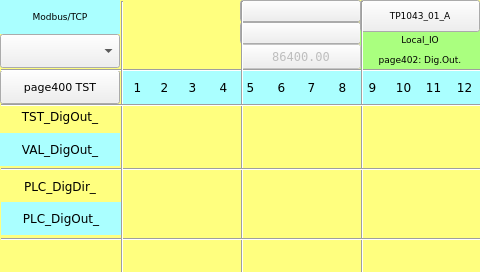
<?xml version="1.0" encoding="UTF-8"?>
<ui version="4.0">
<class>page402</class>
<widget class="QWidget" name="page402">
<property name="geometry">
<rect>
<x>0</x>
<y>0</y>
<width>480</width>
<height>272</height>
</rect>
</property>
<property name="minimumSize">
<size>
<width>480</width>
<height>272</height>
</size>
</property>
<property name="maximumSize">
<size>
<width>480</width>
<height>272</height>
</size>
</property>
<property name="windowTitle">
<string>page402</string>
</property>
<property name="styleSheet">
<string notr="true">QWidget#page402
{background-color: rgb(255, 255, 127);
}
</string>
</property>
<widget class="QLabel" name="label_Qt_Project_3">
<property name="geometry">
<rect>
<x>360</x>
<y>50</y>
<width>120</width>
<height>20</height>
</rect>
</property>
<property name="font">
<font>
<family>DejaVu Sans</family>
  <pointsize>7</pointsize>
</font>
</property>
<property name="styleSheet">
<string notr="true">background-color: rgb(170, 255, 127);</string>
</property>
<property name="text">
<string>page402: Dig.Out.</string>
</property>
<property name="alignment">
<set>Qt::AlignCenter</set>
</property>
</widget>
<widget class="QLabel" name="label_PLC_DigOut_9">
<property name="geometry">
<rect>
<x>357</x>
<y>70</y>
<width>31</width>
<height>34</height>
</rect>
</property>
<property name="font">
<font>
<family>DejaVu Sans</family>
  <pointsize>9</pointsize>
</font>
</property>
<property name="styleSheet">
<string notr="true">background-color: rgb(170, 255, 255);</string>
</property>
<property name="text">
<string>9</string>
</property>
<property name="alignment">
<set>Qt::AlignCenter</set>
</property>
</widget>
<widget class="ATCMtime" name="atcmTime">
<property name="geometry">
<rect>
<x>240</x>
<y>22</y>
<width>121</width>
<height>22</height>
</rect>
</property>
<property name="font">
<font>
<family>DejaVu Sans Mono</family>
  <pointsize>8</pointsize>
</font>
</property>
<property name="toolTip">
<string>ATCM QTime</string>
</property>
<property name="whatsThis">
<string>ATCMtime widget</string>
</property>
<property name="bgColor">
<color>
<red>170</red>
<green>255</green>
<blue>127</blue>
</color>
</property>
<property name="borderWidth">
<number>0</number>
</property>
<property name="borderRadius">
<number>0</number>
</property>
</widget>
<widget class="Line" name="line_hr_3">
<property name="geometry">
<rect>
<x>1</x>
<y>238</y>
<width>481</width>
<height>3</height>
</rect>
</property>
<property name="orientation">
<enum>Qt::Horizontal</enum>
</property>
<property name="font">
 <font>
  <family>DejaVu Sans</family>
  <pointsize>8</pointsize>
 </font>
</property>
</widget>
<widget class="Line" name="line_vt_2">
<property name="geometry">
<rect>
<x>241</x>
<y>1</y>
<width>3</width>
<height>272</height>
</rect>
</property>
<property name="orientation">
<enum>Qt::Vertical</enum>
</property>
<property name="font">
 <font>
  <family>DejaVu Sans</family>
  <pointsize>8</pointsize>
 </font>
</property>
</widget>
<widget class="QLabel" name="label_PLC_DigOut_11">
<property name="geometry">
<rect>
<x>418</x>
<y>70</y>
<width>31</width>
<height>34</height>
</rect>
</property>
<property name="font">
<font>
<family>DejaVu Sans</family>
  <pointsize>9</pointsize>
</font>
</property>
<property name="styleSheet">
<string notr="true">background-color: rgb(170, 255, 255);</string>
</property>
<property name="text">
<string>11</string>
</property>
<property name="alignment">
<set>Qt::AlignCenter</set>
</property>
</widget>
<widget class="ATCMdate" name="atcmDate">
<property name="geometry">
<rect>
<x>240</x>
<y>0</y>
<width>121</width>
<height>22</height>
</rect>
</property>
<property name="font">
<font>
<family>DejaVu Sans Mono</family>
  <pointsize>8</pointsize>
</font>
</property>
<property name="toolTip">
<string>ATCM QDate</string>
</property>
<property name="whatsThis">
<string>ATCMdate widget</string>
</property>
<property name="bgColor">
<color>
<red>170</red>
<green>255</green>
<blue>127</blue>
</color>
</property>
<property name="borderWidth">
<number>0</number>
</property>
<property name="borderRadius">
<number>0</number>
</property>
<property name="format">
<enum>ATCMdate::YYYY_MM_DD</enum>
</property>
</widget>
<widget class="QLabel" name="label_PLC_DigOut_14">
<property name="geometry">
<rect>
<x>0</x>
<y>133</y>
<width>120</width>
<height>33</height>
</rect>
</property>
<property name="font">
<font>
<family>DejaVu Sans</family>
  <pointsize>9</pointsize>
</font>
</property>
<property name="styleSheet">
<string notr="true">background-color: rgb(170, 255, 255);</string>
</property>
<property name="text">
<string>VAL_DigOut_</string>
</property>
<property name="alignment">
<set>Qt::AlignCenter</set>
</property>
</widget>
<widget class="QLabel" name="label_PLC_DigOut_7">
<property name="geometry">
<rect>
<x>296</x>
<y>70</y>
<width>31</width>
<height>34</height>
</rect>
</property>
<property name="font">
<font>
<family>DejaVu Sans</family>
  <pointsize>9</pointsize>
</font>
</property>
<property name="styleSheet">
<string notr="true">background-color: rgb(170, 255, 255);</string>
</property>
<property name="text">
<string>7</string>
</property>
<property name="alignment">
<set>Qt::AlignCenter</set>
</property>
</widget>
<widget class="QLabel" name="label_Qt_Project">
<property name="geometry">
<rect>
<x>360</x>
<y>30</y>
<width>120</width>
<height>20</height>
</rect>
</property>
<property name="font">
<font>
<family>DejaVu Sans</family>
  <pointsize>7</pointsize>
</font>
</property>
<property name="styleSheet">
<string notr="true">background-color: rgb(170, 255, 127);</string>
</property>
<property name="text">
<string>Local_IO</string>
</property>
<property name="alignment">
<set>Qt::AlignCenter</set>
</property>
</widget>
<widget class="QLabel" name="label_PLC_DigOut_8">
<property name="geometry">
<rect>
<x>327</x>
<y>70</y>
<width>31</width>
<height>34</height>
</rect>
</property>
<property name="font">
<font>
<family>DejaVu Sans</family>
  <pointsize>9</pointsize>
</font>
</property>
<property name="styleSheet">
<string notr="true">background-color: rgb(170, 255, 255);</string>
</property>
<property name="text">
<string>8</string>
</property>
<property name="alignment">
<set>Qt::AlignCenter</set>
</property>
</widget>
<widget class="Line" name="line_vt_4">
<property name="geometry">
<rect>
<x>361</x>
<y>1</y>
<width>3</width>
<height>272</height>
</rect>
</property>
<property name="orientation">
<enum>Qt::Vertical</enum>
</property>
<property name="font">
 <font>
  <family>DejaVu Sans</family>
  <pointsize>8</pointsize>
 </font>
</property>
</widget>
<widget class="QLabel" name="label_PLC_DigOut_2">
<property name="geometry">
<rect>
<x>149</x>
<y>70</y>
<width>31</width>
<height>34</height>
</rect>
</property>
<property name="font">
<font>
<family>DejaVu Sans</family>
  <pointsize>9</pointsize>
</font>
</property>
<property name="styleSheet">
<string notr="true">background-color: rgb(170, 255, 255);</string>
</property>
<property name="text">
<string>2</string>
</property>
<property name="alignment">
<set>Qt::AlignCenter</set>
</property>
</widget>
<widget class="QLabel" name="label_PLC_DigOut_12">
<property name="geometry">
<rect>
<x>449</x>
<y>70</y>
<width>31</width>
<height>34</height>
</rect>
</property>
<property name="font">
<font>
<family>DejaVu Sans</family>
  <pointsize>9</pointsize>
</font>
</property>
<property name="styleSheet">
<string notr="true">background-color: rgb(170, 255, 255);</string>
</property>
<property name="text">
<string>12</string>
</property>
<property name="alignment">
<set>Qt::AlignCenter</set>
</property>
</widget>
<widget class="QLabel" name="label_PLC_DigOut_1">
<property name="geometry">
<rect>
<x>122</x>
<y>70</y>
<width>31</width>
<height>34</height>
</rect>
</property>
<property name="font">
<font>
<family>DejaVu Sans</family>
  <pointsize>9</pointsize>
</font>
</property>
<property name="styleSheet">
<string notr="true">background-color: rgb(170, 255, 255);</string>
</property>
<property name="text">
<string>1</string>
</property>
<property name="alignment">
<set>Qt::AlignCenter</set>
</property>
</widget>
<widget class="QLabel" name="label_PLC_DigOut_6">
<property name="geometry">
<rect>
<x>266</x>
<y>70</y>
<width>31</width>
<height>34</height>
</rect>
</property>
<property name="font">
<font>
<family>DejaVu Sans</family>
  <pointsize>9</pointsize>
</font>
</property>
<property name="styleSheet">
<string notr="true">background-color: rgb(170, 255, 255);</string>
</property>
<property name="text">
<string>6</string>
</property>
<property name="alignment">
<set>Qt::AlignCenter</set>
</property>
</widget>
<widget class="QLabel" name="label_PLC_DigOut_3">
<property name="geometry">
<rect>
<x>177</x>
<y>70</y>
<width>31</width>
<height>34</height>
</rect>
</property>
<property name="font">
<font>
<family>DejaVu Sans</family>
  <pointsize>9</pointsize>
</font>
</property>
<property name="styleSheet">
<string notr="true">background-color: rgb(170, 255, 255);</string>
</property>
<property name="text">
<string>3</string>
</property>
<property name="alignment">
<set>Qt::AlignCenter</set>
</property>
</widget>
<widget class="QLabel" name="label_PLC_DigOut_10">
<property name="geometry">
<rect>
<x>388</x>
<y>70</y>
<width>31</width>
<height>34</height>
</rect>
</property>
<property name="font">
<font>
<family>DejaVu Sans</family>
  <pointsize>9</pointsize>
</font>
</property>
<property name="styleSheet">
<string notr="true">background-color: rgb(170, 255, 255);</string>
</property>
<property name="text">
<string>10</string>
</property>
<property name="alignment">
<set>Qt::AlignCenter</set>
</property>
</widget>
<widget class="QLabel" name="label_PLC_DigOut_4">
<property name="geometry">
<rect>
<x>208</x>
<y>70</y>
<width>31</width>
<height>34</height>
</rect>
</property>
<property name="font">
<font>
<family>DejaVu Sans</family>
  <pointsize>9</pointsize>
</font>
</property>
<property name="styleSheet">
<string notr="true">background-color: rgb(170, 255, 255);</string>
</property>
<property name="text">
<string>4</string>
</property>
<property name="alignment">
<set>Qt::AlignCenter</set>
</property>
</widget>
<widget class="Line" name="line_vt_1">
<property name="geometry">
<rect>
<x>121</x>
<y>1</y>
<width>3</width>
<height>272</height>
</rect>
</property>
<property name="orientation">
<enum>Qt::Vertical</enum>
</property>
<property name="font">
 <font>
  <family>DejaVu Sans</family>
  <pointsize>8</pointsize>
 </font>
</property>
</widget>
<widget class="ATCMbutton" name="atcmButton_menu">
<property name="geometry">
<rect>
<x>360</x>
<y>0</y>
<width>120</width>
<height>32</height>
</rect>
</property>
<property name="font">
<font>
<family>DejaVu Sans</family>
  <pointsize>7</pointsize>
<weight>50</weight>
<bold>false</bold>
</font>
</property>
<property name="toolTip">
<string/>
</property>
<property name="whatsThis">
<string>ATCMbutton widget</string>
</property>
<property name="pageName">
<string>menu</string>
</property>
<property name="statusvar">
<string/>
</property>
<property name="viewStatus">
<bool>false</bool>
</property>
<property name="refresh">
<number>200</number>
</property>
<property name="visibilityVar">
<string/>
</property>
<property name="bgColor">
<color>
<red>85</red>
<green>255</green>
<blue>255</blue>
</color>
</property>
<property name="borderColor">
<color>
<red>0</red>
<green>0</green>
<blue>0</blue>
</color>
</property>
<property name="text">
<string>TP1043_01_A</string>
</property>
<property name="pressText">
<string>TP1043_01_A</string>
</property>
<property name="borderWidth">
<number>1</number>
</property>
<property name="borderRadius">
<number>0</number>
</property>
<property name="apparence">
<enum>QFrame::Raised</enum>
</property>
</widget>
<widget class="Line" name="line_hr_1">
<property name="geometry">
<rect>
<x>1</x>
<y>69</y>
<width>481</width>
<height>3</height>
</rect>
</property>
<property name="orientation">
<enum>Qt::Horizontal</enum>
</property>
<property name="font">
 <font>
  <family>DejaVu Sans</family>
  <pointsize>8</pointsize>
 </font>
</property>
</widget>
<widget class="Line" name="line_hr_4">
<property name="geometry">
<rect>
<x>1</x>
<y>104</y>
<width>481</width>
<height>3</height>
</rect>
</property>
<property name="orientation">
<enum>Qt::Horizontal</enum>
</property>
<property name="font">
 <font>
  <family>DejaVu Sans</family>
  <pointsize>8</pointsize>
 </font>
</property>
</widget>
<widget class="QLabel" name="label_PLC_DigOut_5">
<property name="geometry">
<rect>
<x>235</x>
<y>70</y>
<width>31</width>
<height>34</height>
</rect>
</property>
<property name="font">
<font>
<family>DejaVu Sans</family>
  <pointsize>9</pointsize>
</font>
</property>
<property name="styleSheet">
<string notr="true">background-color: rgb(170, 255, 255);</string>
</property>
<property name="text">
<string>5</string>
</property>
<property name="alignment">
<set>Qt::AlignCenter</set>
</property>
</widget>
<widget class="QLabel" name="label_PLC_DigOut_13">
<property name="geometry">
<rect>
<x>0</x>
<y>100</y>
<width>120</width>
<height>33</height>
</rect>
</property>
<property name="font">
<font>
<family>DejaVu Sans</family>
  <pointsize>9</pointsize>
</font>
</property>
<property name="styleSheet">
<string notr="true">background-color: rgb(255, 255, 127);</string>
</property>
<property name="text">
<string>TST_DigOut_</string>
</property>
<property name="alignment">
<set>Qt::AlignCenter</set>
</property>
</widget>
<widget class="Line" name="line_hr_2">
<property name="geometry">
<rect>
<x>1</x>
<y>168</y>
<width>481</width>
<height>3</height>
</rect>
</property>
<property name="orientation">
<enum>Qt::Horizontal</enum>
</property>
<property name="font">
 <font>
  <family>DejaVu Sans</family>
  <pointsize>8</pointsize>
 </font>
</property>
</widget>
<widget class="QLabel" name="label_PLC_DigOut_16">
<property name="geometry">
<rect>
<x>0</x>
<y>170</y>
<width>120</width>
<height>33</height>
</rect>
</property>
<property name="font">
<font>
<family>DejaVu Sans</family>
  <pointsize>9</pointsize>
</font>
</property>
<property name="styleSheet">
<string notr="true">background-color: rgb(255, 255, 127);</string>
</property>
<property name="text">
<string>PLC_DigDir_</string>
</property>
<property name="alignment">
<set>Qt::AlignCenter</set>
</property>
</widget>
<widget class="QLabel" name="label_PLC_DigOut_17">
<property name="geometry">
<rect>
<x>1</x>
<y>202</y>
<width>120</width>
<height>33</height>
</rect>
</property>
<property name="font">
<font>
<family>DejaVu Sans</family>
  <pointsize>9</pointsize>
</font>
</property>
<property name="styleSheet">
<string notr="true">background-color: rgb(170, 255, 255);</string>
</property>
<property name="text">
<string>PLC_DigOut_</string>
</property>
<property name="alignment">
<set>Qt::AlignCenter</set>
</property>
</widget>
<widget class="ATCMbutton" name="atcmButton_page402_2">
<property name="geometry">
<rect>
<x>0</x>
<y>70</y>
<width>120</width>
<height>34</height>
</rect>
</property>
<property name="toolTip">
<string/>
</property>
<property name="whatsThis">
<string>ATCMbutton widget</string>
</property>
<property name="pageName">
<string>page400</string>
</property>
<property name="statusvar">
<string/>
</property>
<property name="viewStatus">
<bool>false</bool>
</property>
<property name="visibilityVar">
<string/>
</property>
<property name="bgColor">
<color>
<red>170</red>
<green>255</green>
<blue>255</blue>
</color>
</property>
<property name="text">
<string>page400 TST</string>
</property>
<property name="pressText">
<string>page400 TST</string>
</property>
<property name="borderWidth">
<number>0</number>
</property>
<property name="borderRadius">
<number>0</number>
</property>
<property name="apparence">
<enum>QFrame::Raised</enum>
</property>
<property name="font">
 <font>
  <family>DejaVu Sans</family>
  <pointsize>8</pointsize>
 </font>
</property>
</widget>
<widget class="ATCMlabel" name="atcmLabel_PLC_time">
<property name="enabled">
<bool>false</bool>
</property>
<property name="geometry">
<rect>
<x>241</x>
<y>44</y>
<width>120</width>
<height>25</height>
</rect>
</property>
<property name="font">
<font>
<family>DejaVu Sans Mono</family>
  <pointsize>9</pointsize>
</font>
</property>
<property name="text">
<string>86400.00</string>
</property>
<property name="toolTip">
<string>PLC_time</string>
</property>
<property name="whatsThis">
<string>ATCMlabel widget</string>
</property>
<property name="variable">
<string>PLC_time</string>
</property>
<property name="refresh">
<number>500</number>
</property>
<property name="max">
<string>0</string>
</property>
<property name="min">
<string>0</string>
</property>
<property name="viewStatus">
<bool>false</bool>
</property>
<property name="visibilityVar">
<string/>
</property>
<property name="bgColor">
<color>
<red>170</red>
<green>255</green>
<blue>127</blue>
</color>
</property>
<property name="fontColor">
<color>
<red>0</red>
<green>0</green>
<blue>0</blue>
</color>
</property>
<property name="borderWidth">
<number>0</number>
</property>
<property name="borderRadius">
<number>0</number>
</property>
</widget>
<widget class="ATCMcombobox" name="atcmComboBox">
<property name="geometry">
<rect>
<x>0</x>
<y>34</y>
<width>120</width>
<height>34</height>
</rect>
</property>
<property name="font">
<font>
<family>DejaVu Sans</family>
  <pointsize>7</pointsize>
</font>
</property>
<property name="toolTip">
<string>TEST_COMMAND</string>
</property>
<property name="whatsThis">
<string>ATCMcombobox widget</string>
</property>
<property name="variable">
<string>TEST_COMMAND</string>
</property>
<property name="refresh">
<number>500</number>
</property>
<property name="viewStatus">
<bool>false</bool>
</property>
<property name="writeAcknowledge">
<bool>false</bool>
</property>
<property name="visibilityVar">
<string/>
</property>
<property name="bgColor">
<color>
<red>170</red>
<green>255</green>
<blue>127</blue>
</color>
</property>
<property name="borderWidth">
<number>0</number>
</property>
<property name="borderRadius">
<number>0</number>
</property>
<property name="mapping">
<string>0;LOCAL;216;REMOTE;42;DONE</string>
</property>
</widget>
<widget class="QLabel" name="label_Start_3">
<property name="geometry">
<rect>
<x>0</x>
<y>0</y>
<width>120</width>
<height>34</height>
</rect>
</property>
<property name="font">
<font>
<family>DejaVu Sans</family>
  <pointsize>7</pointsize>
</font>
</property>
<property name="styleSheet">
<string notr="true">background-color: rgb(170, 255, 255);</string>
</property>
<property name="text">
<string>Modbus/TCP</string>
</property>
<property name="alignment">
<set>Qt::AlignCenter</set>
</property>
</widget>
<widget class="ATCManimation" name="atcmAnimation_TEST_STATUS">
<property name="geometry">
<rect>
<x>120</x>
<y>0</y>
<width>120</width>
<height>68</height>
</rect>
</property>
<property name="toolTip">
<string>TEST_STATUS</string>
</property>
<property name="whatsThis">
<string>ATCManimation widget</string>
</property>
<property name="mapping">
<string>0;:/icons/my_img/local.png;216;:/icons/my_img/remote.png;42;:/icons/my_img/done.png</string>
</property>
<property name="variable">
<string>TEST_STATUS</string>
</property>
<property name="refresh">
<number>500</number>
</property>
<property name="viewStatus">
<bool>false</bool>
</property>
<property name="visibilityVar">
<string/>
</property>
<property name="font">
 <font>
  <family>DejaVu Sans</family>
  <pointsize>8</pointsize>
 </font>
</property>
</widget>
<zorder>label_Qt_Project_3</zorder>
<zorder>label_PLC_DigOut_9</zorder>
<zorder>atcmTime</zorder>
<zorder>label_PLC_DigOut_11</zorder>
<zorder>atcmDate</zorder>
<zorder>label_PLC_DigOut_14</zorder>
<zorder>label_PLC_DigOut_7</zorder>
<zorder>label_Qt_Project</zorder>
<zorder>label_PLC_DigOut_8</zorder>
<zorder>label_PLC_DigOut_2</zorder>
<zorder>label_PLC_DigOut_12</zorder>
<zorder>label_PLC_DigOut_1</zorder>
<zorder>label_PLC_DigOut_6</zorder>
<zorder>label_PLC_DigOut_3</zorder>
<zorder>label_PLC_DigOut_10</zorder>
<zorder>label_PLC_DigOut_4</zorder>
<zorder>atcmButton_menu</zorder>
<zorder>label_PLC_DigOut_5</zorder>
<zorder>label_PLC_DigOut_13</zorder>
<zorder>label_PLC_DigOut_16</zorder>
<zorder>label_PLC_DigOut_17</zorder>
<zorder>atcmButton_page402_2</zorder>
<zorder>atcmLabel_PLC_time</zorder>
<zorder>atcmComboBox</zorder>
<zorder>label_Start_3</zorder>
<zorder>atcmAnimation_TEST_STATUS</zorder>
<zorder>line_hr_1</zorder>
<zorder>line_vt_2</zorder>
<zorder>line_vt_4</zorder>
<zorder>line_hr_3</zorder>
<zorder>line_hr_2</zorder>
<zorder>line_vt_1</zorder>
<zorder>line_hr_4</zorder>
</widget>
<customwidgets>
<customwidget>
<class>ATCManimation</class>
<extends>QLabel</extends>
<header>atcmplugin.h</header>
</customwidget>
<customwidget>
<class>ATCMbutton</class>
<extends>QPushButton</extends>
<header>atcmplugin.h</header>
</customwidget>
<customwidget>
<class>ATCMcombobox</class>
<extends>QComboBox</extends>
<header>atcmplugin.h</header>
</customwidget>
<customwidget>
<class>ATCMdate</class>
<extends>QPushButton</extends>
<header>atcmplugin.h</header>
</customwidget>
<customwidget>
<class>ATCMlabel</class>
<extends>QPushButton</extends>
<header>atcmplugin.h</header>
</customwidget>
<customwidget>
<class>ATCMtime</class>
<extends>QPushButton</extends>
<header>atcmplugin.h</header>
</customwidget>
</customwidgets>
<resources/>
<connections>
<connection>
<sender>atcmButton_menu</sender>
<signal>newPage(const char*,bool)</signal>
<receiver>page402</receiver>
<slot>goto_page(const char*,bool)</slot>
<hints>
<hint type="sourcelabel">
<x>20</x>
<y>20</y>
</hint>
<hint type="destinationlabel">
<x>20</x>
<y>20</y>
</hint>
</hints>
</connection>
<connection>
<sender>atcmButton_page402_2</sender>
<signal>newPage(const char*,bool)</signal>
<receiver>page402</receiver>
<slot>goto_page(const char*,bool)</slot>
<hints>
<hint type="sourcelabel">
<x>20</x>
<y>20</y>
</hint>
<hint type="destinationlabel">
<x>20</x>
<y>20</y>
</hint>
</hints>
</connection>
</connections>
<slots>
<slot>goto_page(const char*,bool)</slot>
</slots>
</ui>
